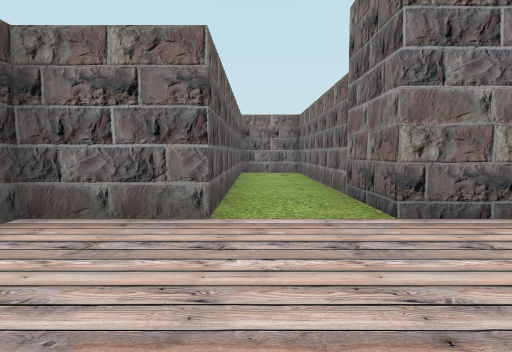
View 1 (above)

15 first-person views from a walk through a level from a Godot 3-D game. The camera is 1.4 m above the floor, tilts 4° down and sees 75° across. The floor is counted in squares, 2 m on a side. Each view is taken from the middle of a square. On the plan, view 1 faces up. The plan holds only what a view shows up to about 10 squares ahead; the rest is blank. The place goes on beyond the plan.

View 2
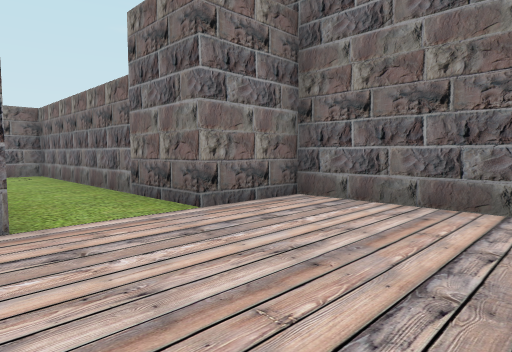

View 3
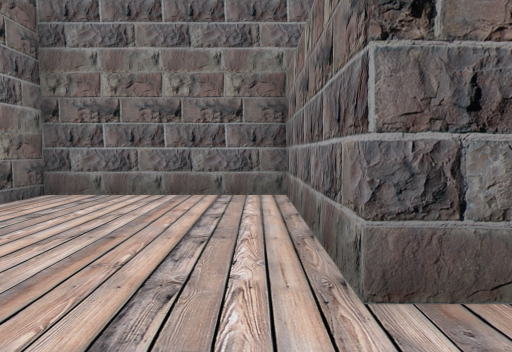

View 4
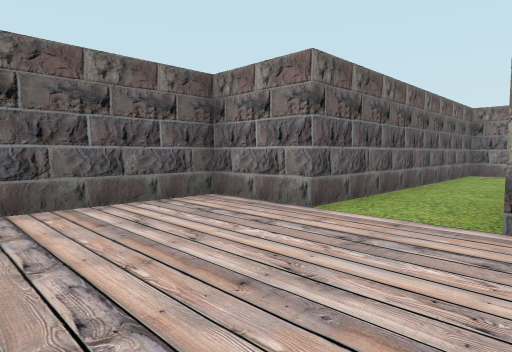

View 5
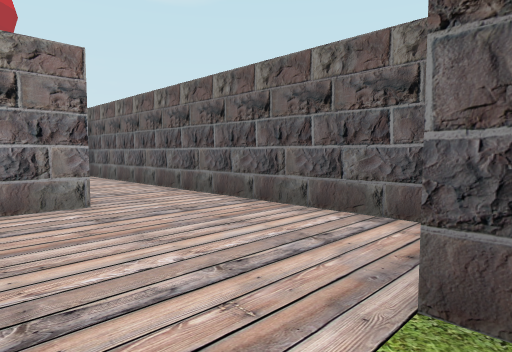

View 6
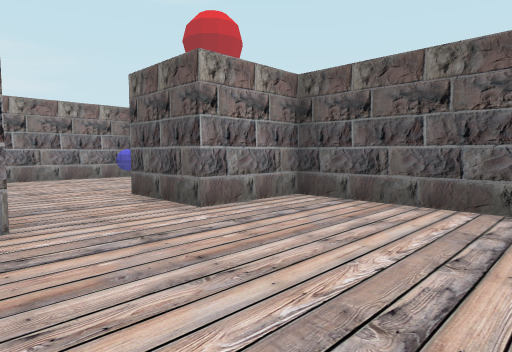

View 7
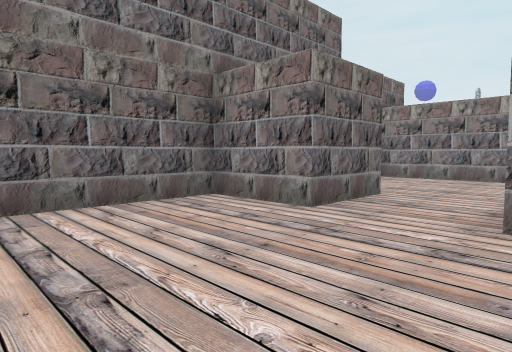

View 8
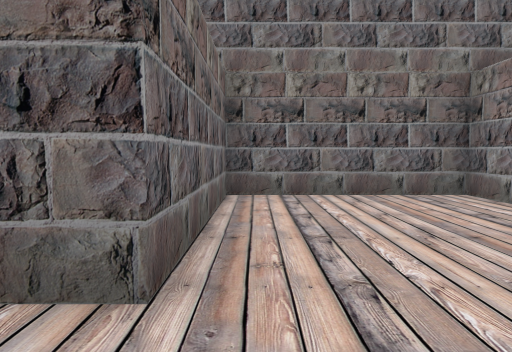

View 9
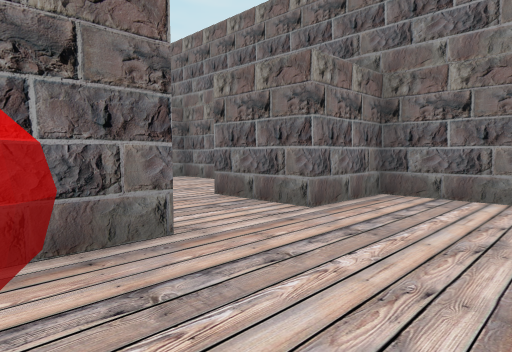

View 10
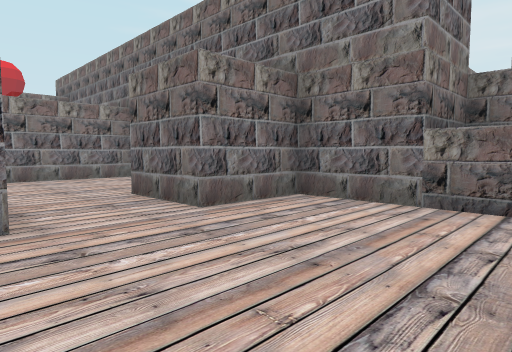

View 11
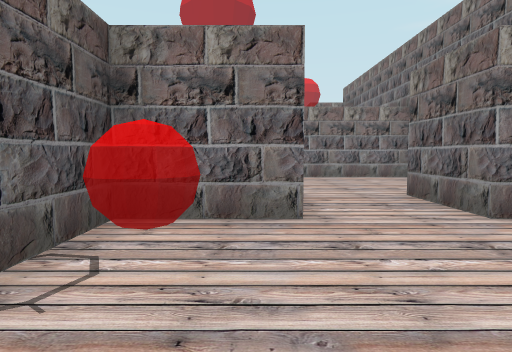

View 12
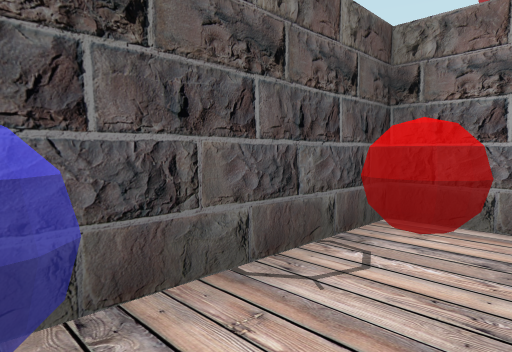

View 13
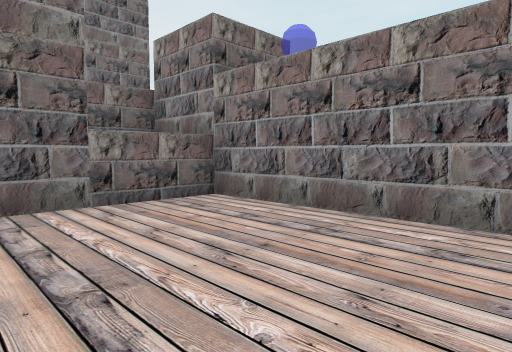

View 14
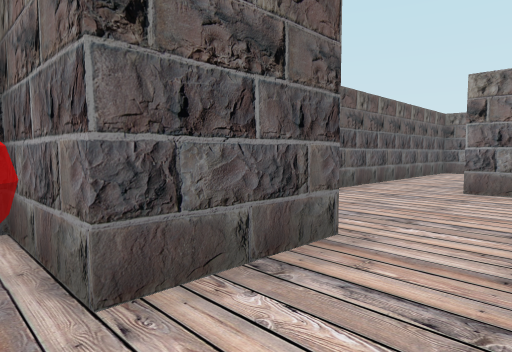

View 15
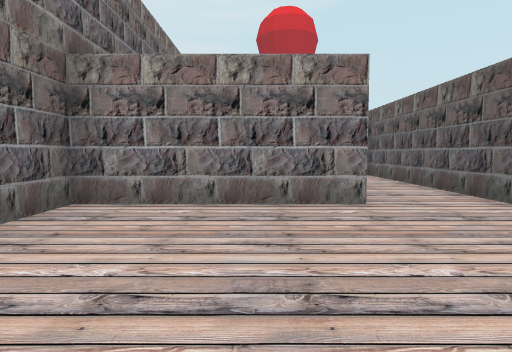

### Floor plan
Ten units are one square. View 1 is at (0, 0); x grows to the right and y downward. Boxes are objects, and circles mark ways between rooms. Rooms are numbered by the first view taken in them; rooms with no view inside come last. Other rooms are left out.
<svg viewBox="-30 -120 70 250">
<path fill="none" stroke="#000" d="M-5 5 35 5 35 -35 15 -35 15 -115 -5 -115 -5 -35 -25 -35 -25 5M15 65 35 65 35 25 -5 25 -5 5M-25 5 -25 65 -5 65M-5 65 -5 85 -25 85 -25 119M-24 125 35 125 35 85 15 85 15 65"/>
<circle cx="-15" cy="15" r="3" fill="#2a7"/>
<circle cx="5" cy="75" r="3" fill="#2a7"/>
<text x="0" y="-40">1</text>
<text x="0" y="40">2</text>
<text x="10" y="100">3</text>
</svg>
Room 1 opens to room 2. Room 2 opens to room 3.

Where each view was taken, in squares from view 1:
view 1: 0 up, 0 right, facing up
view 2: 0 up, 1 left, facing up-right
view 3: 0 up, 2 left, facing right
view 4: 0 up, 2 right, facing up-left
view 5: 4 up, 1 right, facing down-left
view 6: 3 down, 2 right, facing down-left
view 7: 3 down, 1 left, facing down-right
view 8: 3 down, 2 left, facing right
view 9: 11 down, 2 left, facing up-right
view 10: 12 down, 1 left, facing up-right
view 11: 12 down, 1 left, facing up
view 12: 12 down, 1 left, facing up-left
view 13: 9 down, 1 left, facing down-right
view 14: 9 down, 1 right, facing up-left
view 15: 4 up, 1 right, facing down
